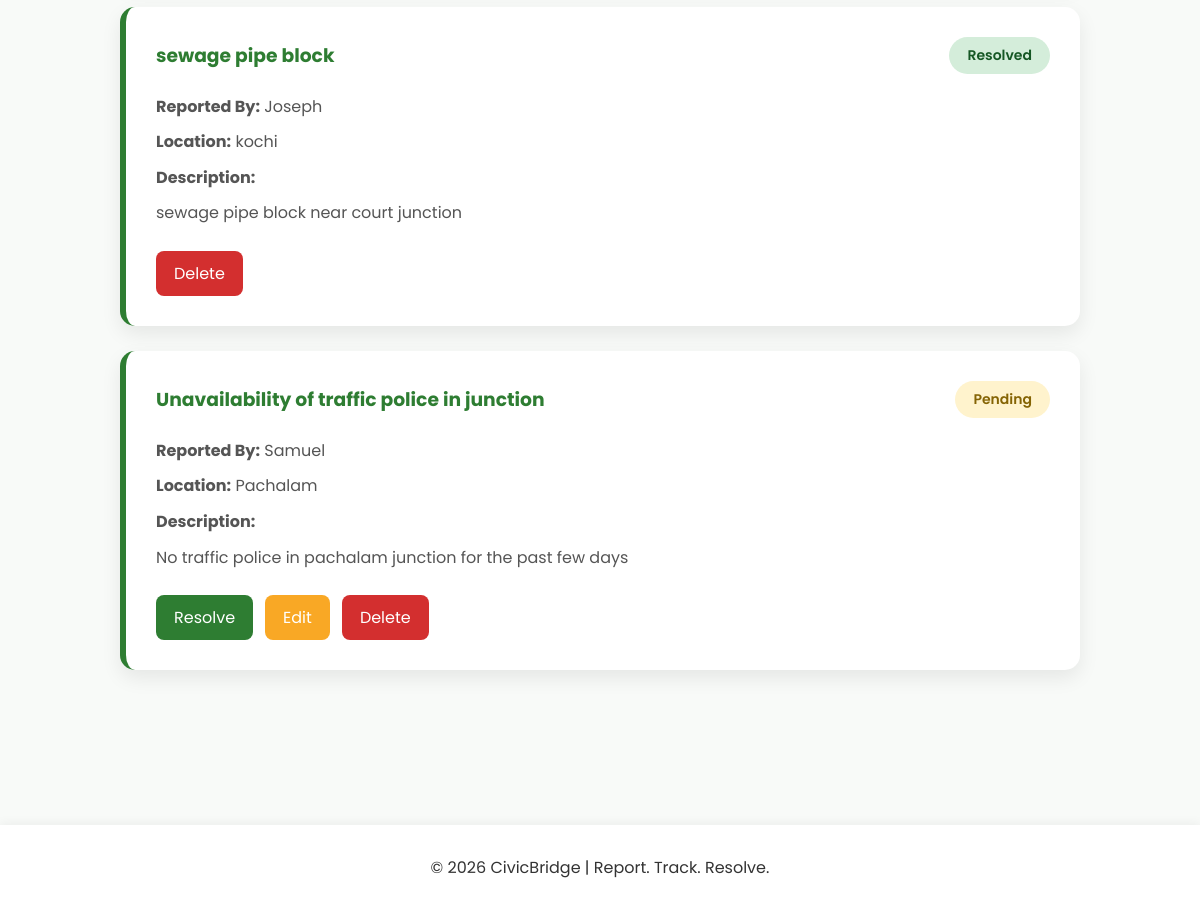
The app's page /issues (lower part), older data.
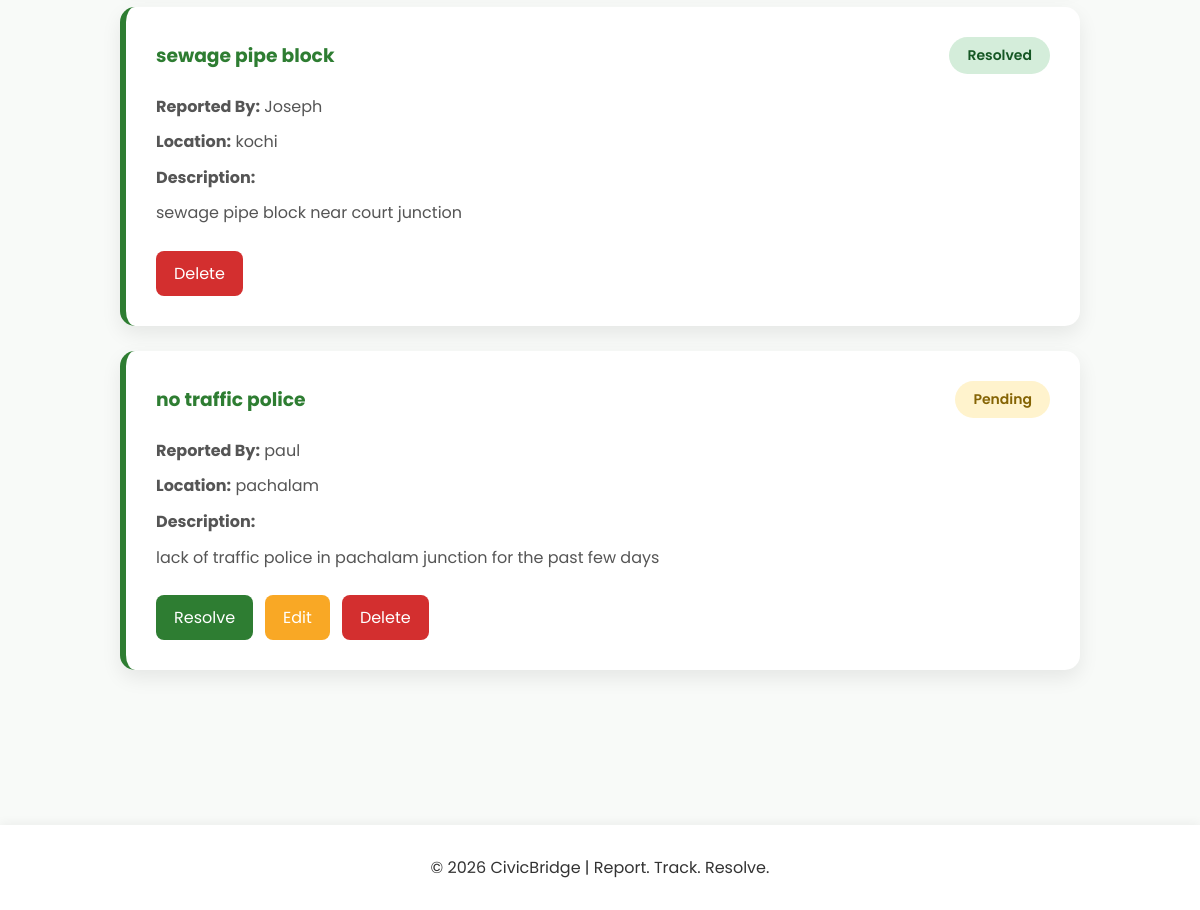
The same page, newer data.
### tables this page shows
CREATE TABLE reports (
    id INTEGER PRIMARY KEY AUTOINCREMENT,
    name TEXT,
    location TEXT,
    title TEXT,
    description TEXT
, status TEXT, username TEXT);

### app/app.py (the view)
@app.route("/issues")
def issues():
    conn = sqlite3.connect("civicbridge.db")
    cursor=conn.cursor()
    status=request.args.get("status")
    search=request.args.get("search")
    if search:
        cursor.execute(
            "SELECT * FROM reports WHERE title LIKE ?",
            (f"%{search}%",)
        )
    elif status:
        cursor.execute(
            "SELECT * FROM reports WHERE status=?",
            (status,)
        )
    else:
        cursor.execute("SELECT * from reports")
    reports=cursor.fetchall()
    conn.close()
    return render_template("issues.html", reports=reports)

### app/templates/issues.html (shortened to what this page needs)
{% extends "base.html" %}
{% block content %}
<div class="issues-container">
{% if reports %}
    {% for report in reports %}
    <div class="issue-card">
        <div class="issue-top">
            <h3>{{ report[3] }}</h3>
            {% if report[5] == "Resolved" %}
                <span class="status resolved">
                    Resolved
                </span>
            {% else %}
                <span class="status pending">
                    Pending
                </span>
            {% endif %}
        </div>
        <p><strong>Reported By:</strong> {{ report[1] }}</p>
        <p><strong>Location:</strong> {{ report[2] }}</p>
        <p><strong>Description:</strong></p>
        <p>{{ report[4] }}</p>
        <div class="issue-actions">
            {% if report[5] == "Pending" %}
                <a href="/resolve/{{ report[0] }}" class="btn-resolve">
                    Resolve
                </a>
                <a href="/edit/{{ report[0] }}" class="btn-edit">
                    Edit
                </a>
            {% endif %}
            <a href="/delete/{{ report[0] }}" class="btn-delete">
                Delete
            </a>
        </div>
    </div>
    {% endfor %}
{% endif %}
</div>
{% endblock %}

Row changes from the older to the newer data that the page shows:
removed reports: title "Unavailability of traffic police in junction", status "Pending", name "Samuel", location "Pachalam", description "No traffic police in pachalam junction for the past few days"
added reports: title "no traffic police", status "Pending", name "paul", location "pachalam", description "lack of traffic police in pachalam junction for the past few days"
